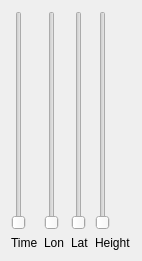
<?xml version="1.0" encoding="UTF-8"?>
<ui version="4.0">
 <class>DimensionSliders</class>
 <widget class="QWidget" name="DimensionSliders">
  <property name="geometry">
   <rect>
    <x>0</x>
    <y>0</y>
    <width>132</width>
    <height>261</height>
   </rect>
  </property>
  <property name="windowTitle">
   <string>Form</string>
  </property>
  <layout class="QGridLayout" name="gridLayout">
   <item row="0" column="0">
    <widget class="QSlider" name="timeSlider">
     <property name="orientation">
      <enum>Qt::Vertical</enum>
     </property>
    </widget>
   </item>
   <item row="0" column="1">
    <widget class="QSlider" name="lonSlider">
     <property name="orientation">
      <enum>Qt::Vertical</enum>
     </property>
    </widget>
   </item>
   <item row="0" column="2">
    <widget class="QSlider" name="latSlider">
     <property name="orientation">
      <enum>Qt::Vertical</enum>
     </property>
    </widget>
   </item>
   <item row="0" column="3">
    <widget class="QSlider" name="heightSlider">
     <property name="orientation">
      <enum>Qt::Vertical</enum>
     </property>
    </widget>
   </item>
   <item row="1" column="0">
    <widget class="QLabel" name="timeLabel">
     <property name="text">
      <string>Time</string>
     </property>
    </widget>
   </item>
   <item row="1" column="1">
    <widget class="QLabel" name="lonLabel">
     <property name="text">
      <string>Lon</string>
     </property>
    </widget>
   </item>
   <item row="1" column="2">
    <widget class="QLabel" name="latLabel">
     <property name="text">
      <string>Lat</string>
     </property>
    </widget>
   </item>
   <item row="1" column="3">
    <widget class="QLabel" name="heightLabel">
     <property name="text">
      <string>Height</string>
     </property>
    </widget>
   </item>
  </layout>
 </widget>
 <resources/>
 <connections/>
</ui>
